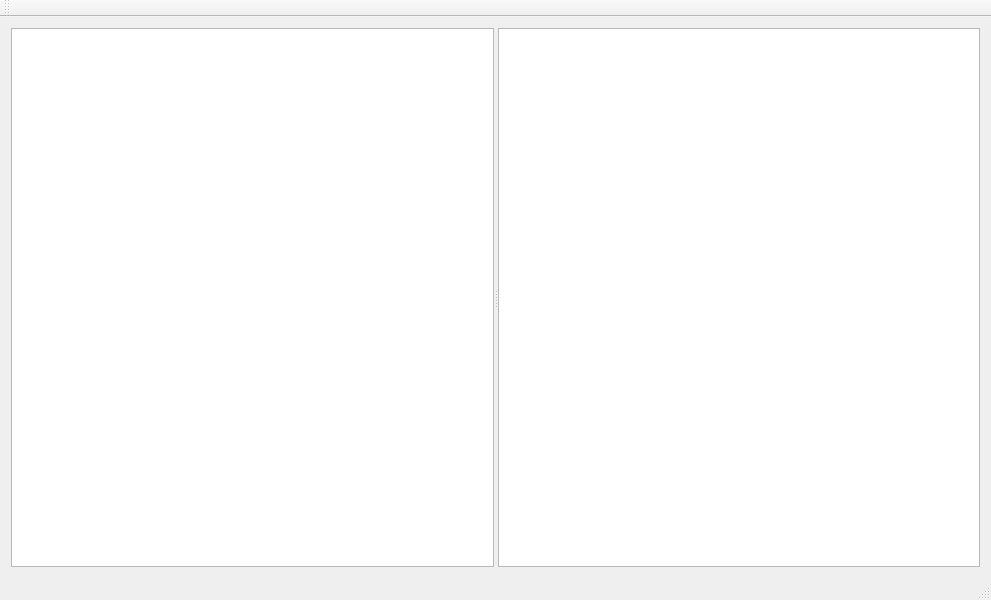
<?xml version="1.0" encoding="UTF-8"?>
<ui version="4.0">
 <class>MainWindow</class>
 <widget class="QMainWindow" name="MainWindow">
  <property name="geometry">
   <rect>
    <x>0</x>
    <y>0</y>
    <width>991</width>
    <height>600</height>
   </rect>
  </property>
  <property name="windowTitle">
   <string>MainWindow</string>
  </property>
  <widget class="QWidget" name="centralWidget">
   <layout class="QGridLayout" name="gridLayout">
    <item row="0" column="0">
     <widget class="QSplitter" name="splitter">
      <property name="orientation">
       <enum>Qt::Horizontal</enum>
      </property>
      <widget class="QListWidget" name="listWidget"/>
      <widget class="QListView" name="listView"/>
     </widget>
    </item>
   </layout>
  </widget>
  <widget class="QMenuBar" name="menuBar">
   <property name="geometry">
    <rect>
     <x>0</x>
     <y>0</y>
     <width>991</width>
     <height>23</height>
    </rect>
   </property>
  </widget>
  <widget class="QToolBar" name="mainToolBar">
   <attribute name="toolBarArea">
    <enum>TopToolBarArea</enum>
   </attribute>
   <attribute name="toolBarBreak">
    <bool>false</bool>
   </attribute>
  </widget>
  <widget class="QStatusBar" name="statusBar"/>
 </widget>
 <layoutdefault spacing="6" margin="11"/>
 <resources/>
 <connections/>
</ui>
